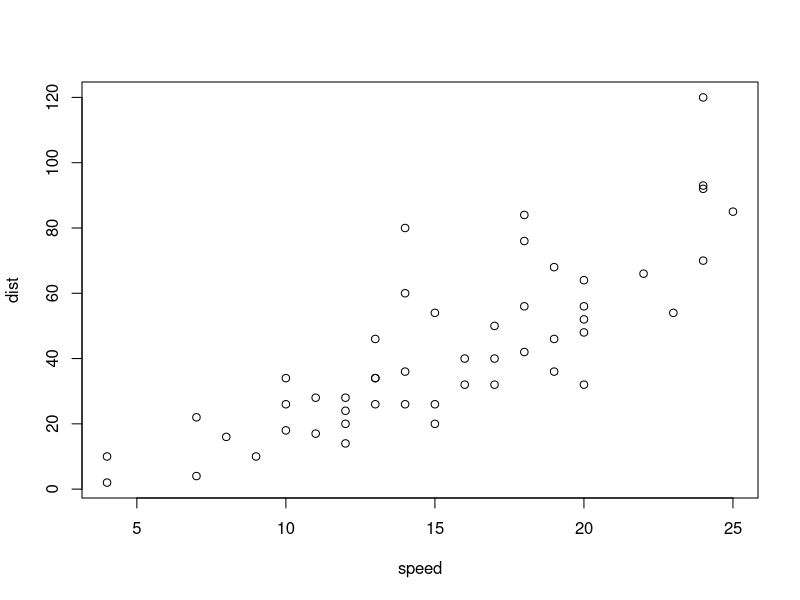
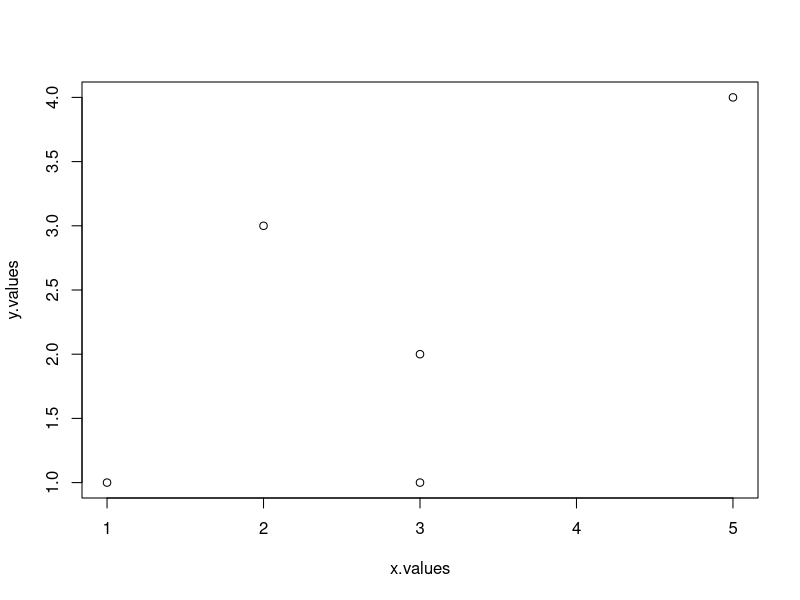
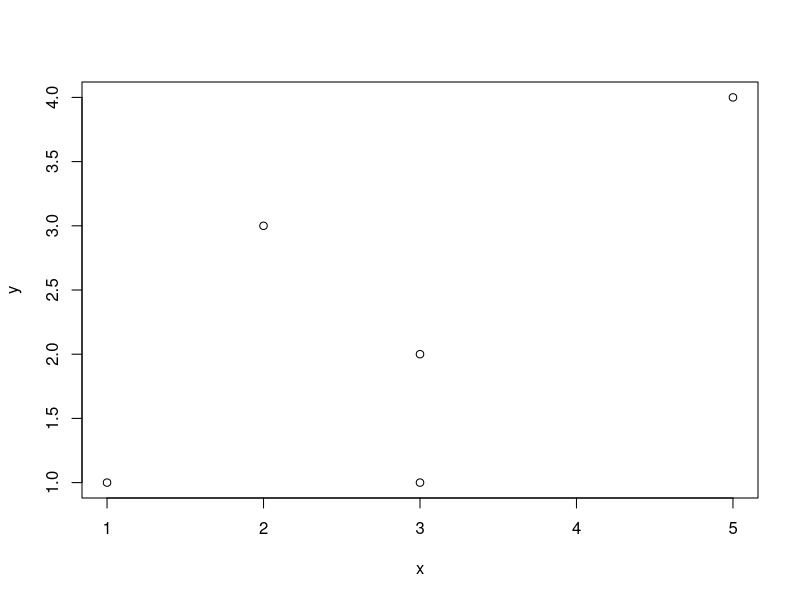
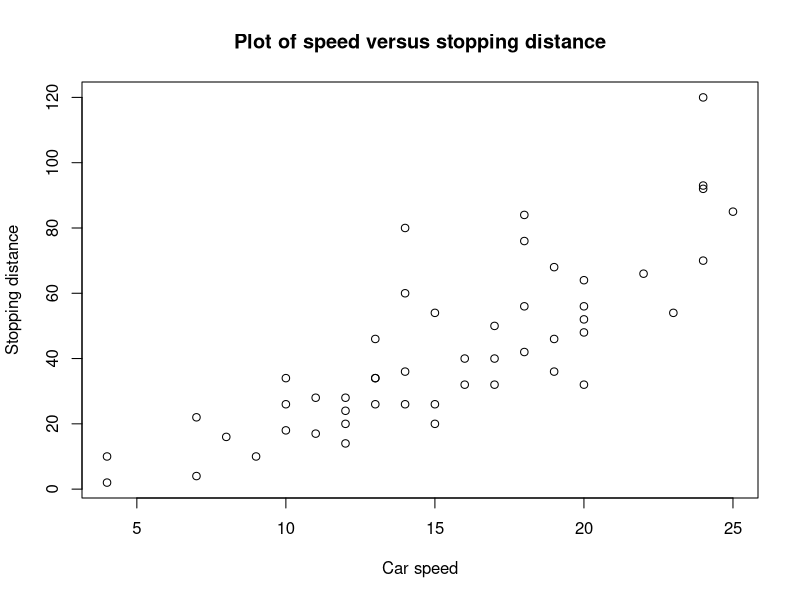
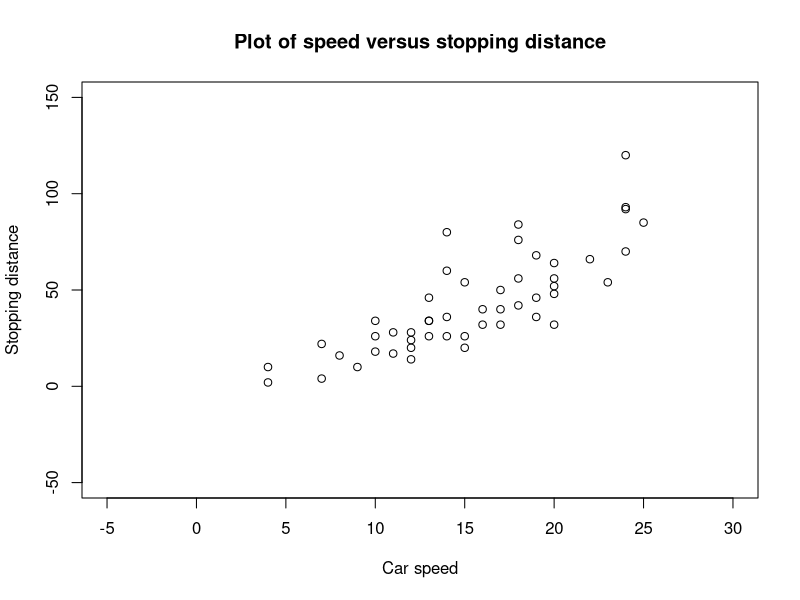
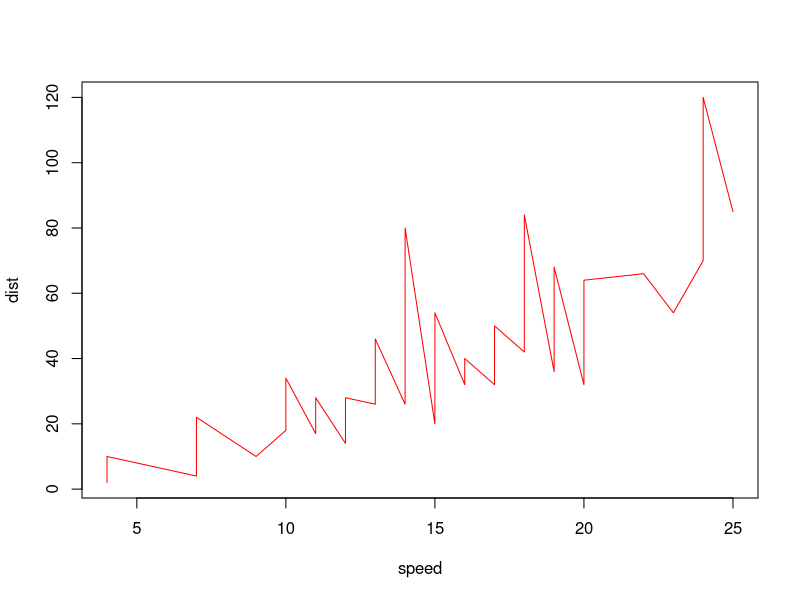
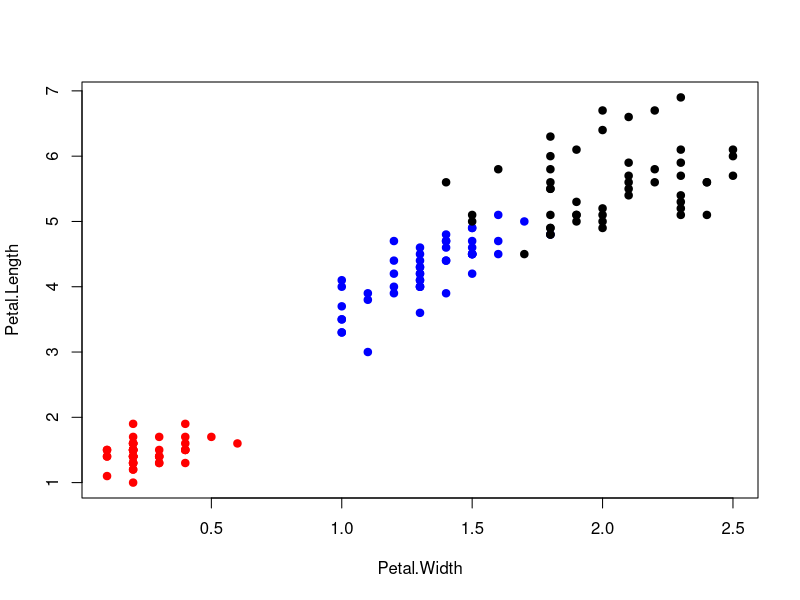
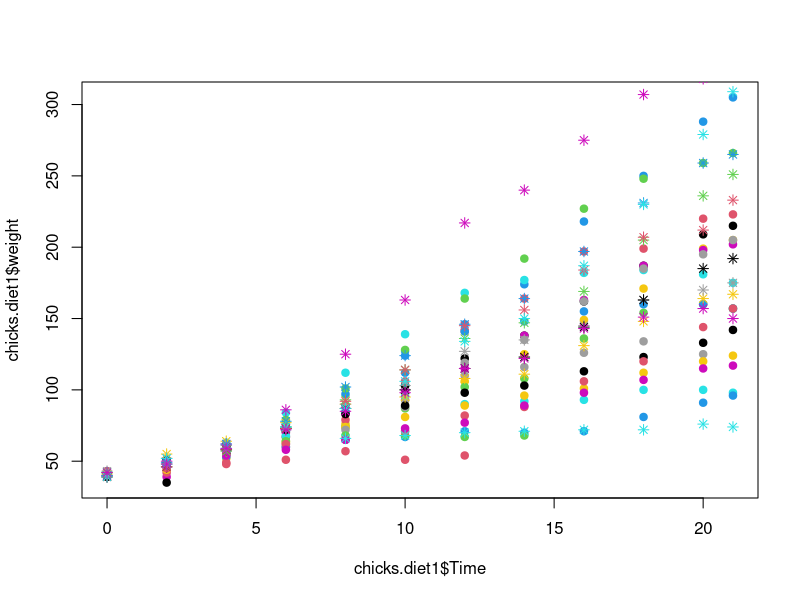

Generate these figures, in order, with R:
## ---- chunk 1
# This is a code chunk. Put your R code here.
plot(cars)
## ---- chunk 2
a <- 10
print(a)
## ---- chunk 3
a <- 10
print(a)
## ---- chunk 4
a <- 10
print(a)
## ---- chunk 5
x.values <- c(3, 2, 5, 1, 3)
y.values <- c(1, 3, 4, 1, 2)

plot(x = x.values, y = y.values)
## ---- chunk 6
x.values <- c(3, 2, 5, 1, 3)
y.values <- c(1, 3, 4, 1, 2)

df <- data.frame(x = x.values, y = y.values)

plot(y~x, data = df)
## ---- chunk 7
plot(dist ~ speed, data = cars, 
     xlab = "Car speed",
     ylab  = "Stopping distance", 
     main = "Plot of speed versus stopping distance")
## ---- chunk 8
plot(dist ~ speed, data = cars,
     xlab = "Car speed",
     ylab  = "Stopping distance",
     main = "Plot of speed versus stopping distance",
     xlim = c(-5,30), ylim = c(-50,150))
## ---- chunk 9
plot(dist ~ speed, data = cars,
     type="l", col = "red")
## ---- chunk 10
iriscolors <- c("red", "blue", "black")
plot(Petal.Length ~ Petal.Width, data = iris,
     type="p", pch = 19, col = iriscolors[iris$Species])
## ---- chunk 11
chicks.diet1 <- subset(ChickWeight, ChickWeight$Diet==1)
plot(x = chicks.diet1$Time, y = chicks.diet1$weight, col=chicks.diet1$Chick, pch=19)

chicks.diet2 <- subset(ChickWeight, ChickWeight$Diet==2)
points(x = chicks.diet2$Time, y = chicks.diet2$weight, col=chicks.diet2$Chick, pch = 8)

## ---- chunk 12
x.values <- seq(1,10, by=0.1)
y.values <- runif(length(x.values))
df2 <- data.frame(x = x.values, y = y.values)

plot(y ~ x, data = df2, type = "l")
points(x = df2$x, y = df2$y, pch = 10, col = "blue")
lines(x = c(-1,11), y = c(0.65, 0.65), lty = 2)
lines(x = c(-1,11), y = c(0.35, 0.35), lty = 3)
## ---- chunk 13
iriscolors <- c("red", "blue", "black")
plot(Petal.Length ~ Petal.Width, data = iris,
     type = "p", pch = 19, col = iriscolors[iris$Species])

legend("topleft", legend = levels(iris$Species), 
       col = iriscolors, pch = rep(19, 3))
